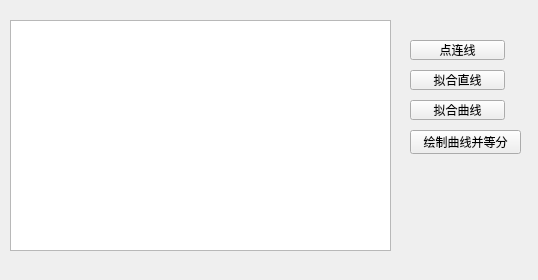
<?xml version="1.0" encoding="UTF-8"?>
<ui version="4.0">
 <class>pointToLine</class>
 <widget class="QWidget" name="pointToLine">
  <property name="geometry">
   <rect>
    <x>0</x>
    <y>0</y>
    <width>538</width>
    <height>280</height>
   </rect>
  </property>
  <property name="mouseTracking">
   <bool>false</bool>
  </property>
  <property name="windowTitle">
   <string>pointToLine</string>
  </property>
  <widget class="QPushButton" name="bt1">
   <property name="geometry">
    <rect>
     <x>410</x>
     <y>40</y>
     <width>95</width>
     <height>20</height>
    </rect>
   </property>
   <property name="text">
    <string>点连线</string>
   </property>
  </widget>
  <widget class="QPushButton" name="bt2">
   <property name="geometry">
    <rect>
     <x>410</x>
     <y>70</y>
     <width>95</width>
     <height>20</height>
    </rect>
   </property>
   <property name="text">
    <string>拟合直线</string>
   </property>
  </widget>
  <widget class="QPushButton" name="bt3">
   <property name="geometry">
    <rect>
     <x>410</x>
     <y>100</y>
     <width>95</width>
     <height>20</height>
    </rect>
   </property>
   <property name="text">
    <string>拟合曲线</string>
   </property>
  </widget>
  <widget class="MyGView" name="gv">
   <property name="geometry">
    <rect>
     <x>10</x>
     <y>20</y>
     <width>381</width>
     <height>231</height>
    </rect>
   </property>
   <property name="mouseTracking">
    <bool>false</bool>
   </property>
  </widget>
  <widget class="QPushButton" name="pb4">
   <property name="geometry">
    <rect>
     <x>410</x>
     <y>130</y>
     <width>111</width>
     <height>24</height>
    </rect>
   </property>
   <property name="text">
    <string>绘制曲线并等分</string>
   </property>
  </widget>
 </widget>
 <customwidgets>
  <customwidget>
   <class>MyGView</class>
   <extends>QGraphicsView</extends>
   <header location="global">mygview.h</header>
  </customwidget>
 </customwidgets>
 <resources/>
 <connections>
  <connection>
   <sender>bt3</sender>
   <signal>clicked()</signal>
   <receiver>pointToLine</receiver>
   <slot>rb_onClick()</slot>
   <hints>
    <hint type="sourcelabel">
     <x>463</x>
     <y>110</y>
    </hint>
    <hint type="destinationlabel">
     <x>465</x>
     <y>165</y>
    </hint>
   </hints>
  </connection>
  <connection>
   <sender>bt2</sender>
   <signal>clicked()</signal>
   <receiver>pointToLine</receiver>
   <slot>rb_onClick()</slot>
   <hints>
    <hint type="sourcelabel">
     <x>435</x>
     <y>83</y>
    </hint>
    <hint type="destinationlabel">
     <x>442</x>
     <y>157</y>
    </hint>
   </hints>
  </connection>
  <connection>
   <sender>bt1</sender>
   <signal>clicked()</signal>
   <receiver>pointToLine</receiver>
   <slot>rb_onClick()</slot>
   <hints>
    <hint type="sourcelabel">
     <x>418</x>
     <y>51</y>
    </hint>
    <hint type="destinationlabel">
     <x>410</x>
     <y>16</y>
    </hint>
   </hints>
  </connection>
  <connection>
   <sender>pb4</sender>
   <signal>clicked()</signal>
   <receiver>pointToLine</receiver>
   <slot>rb_onClick()</slot>
   <hints>
    <hint type="sourcelabel">
     <x>438</x>
     <y>142</y>
    </hint>
    <hint type="destinationlabel">
     <x>430</x>
     <y>184</y>
    </hint>
   </hints>
  </connection>
 </connections>
 <slots>
  <slot>rb_onClick()</slot>
 </slots>
</ui>
